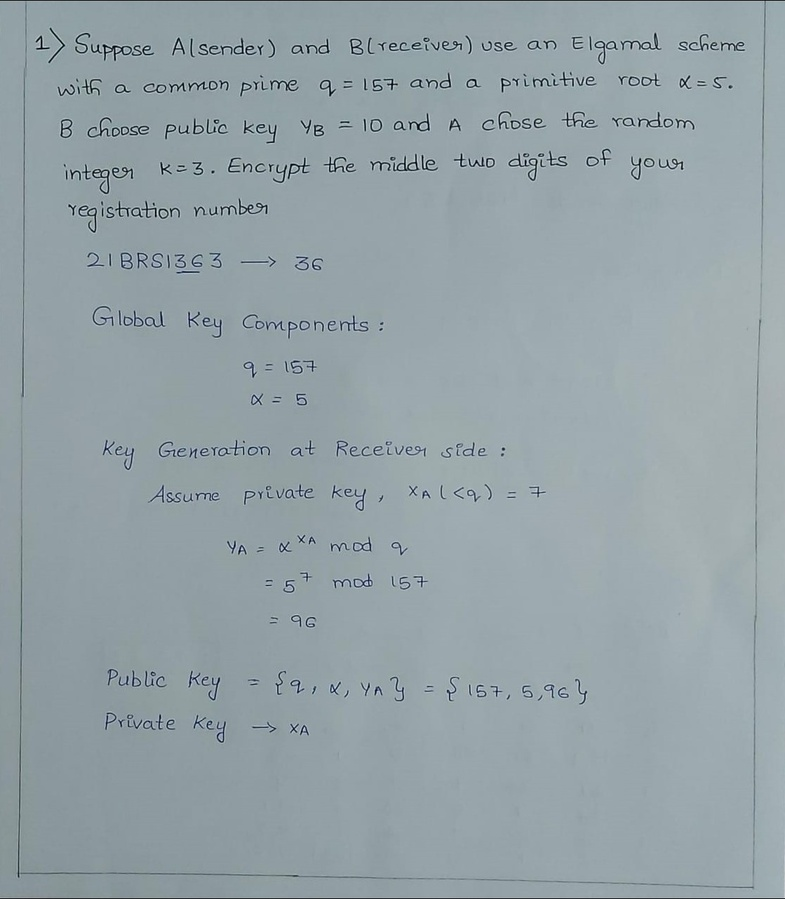
#> input picture Splitting/l11.jpg, 785 x 899 px, shrunk from 1119 x 1282 before the run
$ python split_letters1.py
#> lines starting #> are read from the running program, lines starting #| are printed output that depends on the picture; after the words box and inside, x2 and y2 are one past the last pixel; in counts of white or black regions, pixels touching at a corner belong together
import cv2
import numpy as np
import math
import os
import shutil

# Function to deskew the image
def deskew_image(thresh_img):
    angles = [-5, 5, -10, 10, -15, 15]
    desk = []
    for angle in angles:
        # Rotate the image to deskew it
        (h, w) = thresh_img.shape
        M = cv2.getRotationMatrix2D((w // 2, h // 2), angle, 1.0)
        deskewed = cv2.warpAffine(thresh_img, M, (w, h), flags=cv2.INTER_CUBIC, borderMode=cv2.BORDER_REPLICATE)
        desk.append(deskewed)
    return desk

# Function to preprocess the image and handle margins
def preprocess_image(image_path):
    # Read the image
    img = cv2.imread(image_path, cv2.IMREAD_GRAYSCALE)

    # Apply binary thresholding
    _, thresh = cv2.threshold(img, 128, 255, cv2.THRESH_BINARY_INV | cv2.THRESH_OTSU)
    cv2.imwrite("blah1.png", thresh)

    # Deskew the image
    deskewed = [thresh]
    deskewed.extend(deskew_image(thresh))
    # cv2.imwrite("blah.png", deskewed)
    return deskewed

# Function to split the image into lines using contour detection
def split_into_lines(thresh_img):
    # Find contours of the text regions
    contours, _ = cv2.findContours(thresh_img[1], cv2.RETR_EXTERNAL, cv2.CHAIN_APPROX_SIMPLE)

    # Sort contours top-to-bottom to maintain reading order
    bounding_boxes = [cv2.boundingRect(contour) for contour in contours]
    sorted_boxes = sorted(bounding_boxes, key=lambda box: box[1])

    lines = []
    for box in sorted_boxes:
        x, y, w, h = box
        lines.append((y, y + h, x, x + w))

    return lines

# Function to split a line into letters using contours
def split_line_into_letters(thresh_img, line):
    # Crop the line from the image
    line_img = thresh_img[line[0]:line[1], line[2]:line[3]]

    # Find contours for letters within the line
    contours, _ = cv2.findContours(line_img, cv2.RETR_EXTERNAL, cv2.CHAIN_APPROX_SIMPLE)

    # Sort contours left-to-right to maintain reading order
    bounding_boxes = [cv2.boundingRect(contour) for contour in contours]
    sorted_boxes = sorted(bounding_boxes, key=lambda box: box[0])

    return sorted_boxes, line_img

# Function to extract and save individual letters
def extract_letters(image_path, output_folder):
    # minw, minh = 1000, 1000
    # size = []
    # Preprocess the image
    thresh_img = preprocess_image(image_path)
#> in preprocess_image, `_, thresh = cv2.threshold(img, 128, 255, cv2.THRESH_BINARY_INV | cv2.T..`:
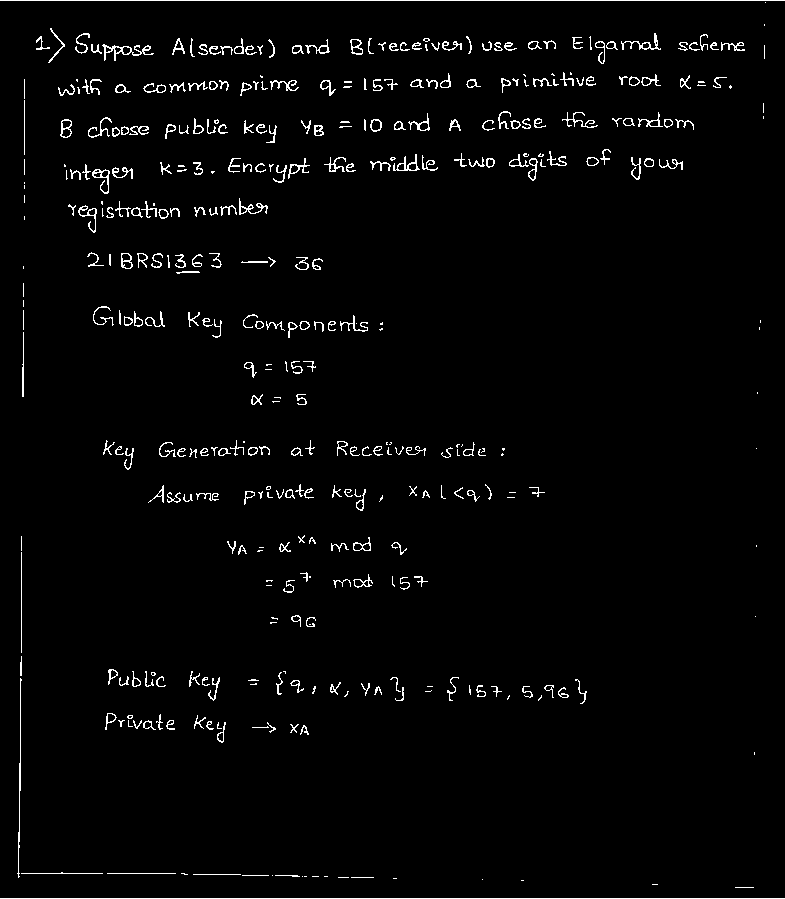
#> thresh: shape (899, 785); 2.4% white in thin lines or dots
#> the loop in deskew_image, `for angle in angles:` made 6 passes
#> pass 1, in deskew_image, `deskewed = cv2.warpAffine(thresh_img, M, (w, h), flags=cv2.INTER_CUBIC..`:
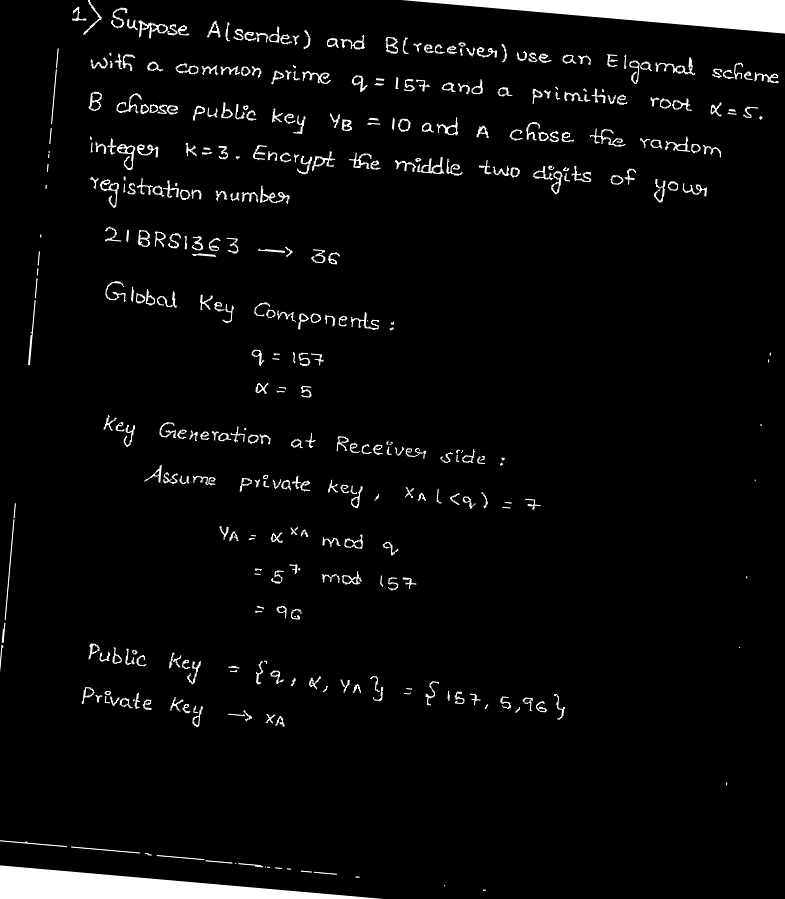
#> deskewed: shape (899, 785); min 0, max 255, mean 10.3
#> pass 2, in deskew_image, `deskewed = cv2.warpAffine(thresh_img, M, (w, h), flags=cv2.INTER_CUBIC..`:
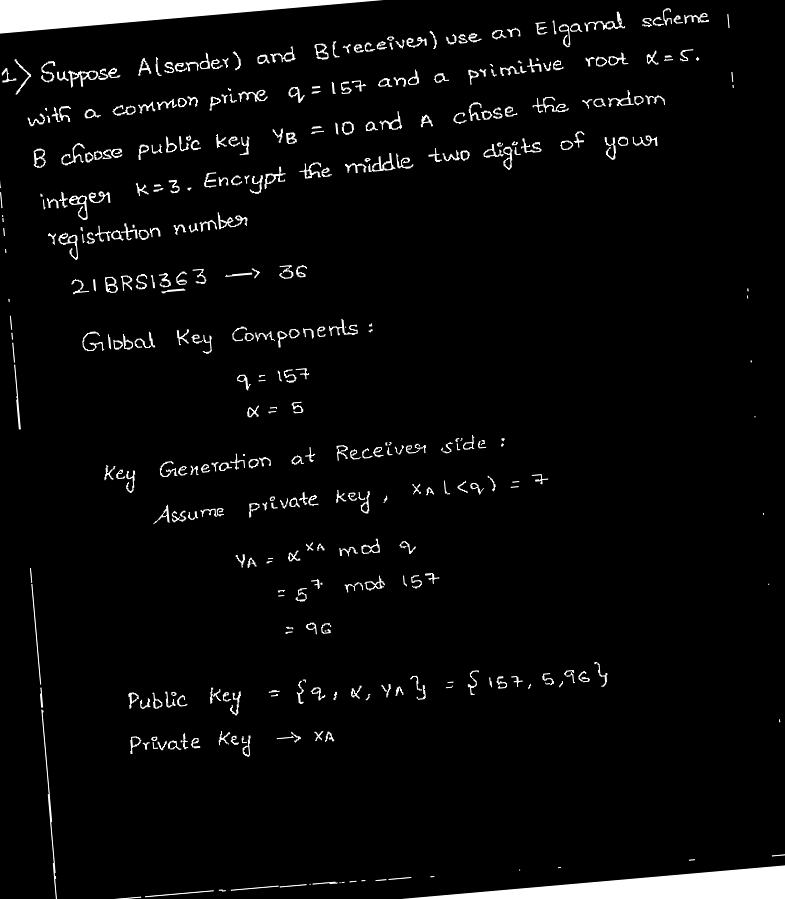
#> deskewed: shape (899, 785); min 0, max 255, mean 10.4
#> pass 3, in deskew_image, `deskewed = cv2.warpAffine(thresh_img, M, (w, h), flags=cv2.INTER_CUBIC..`:
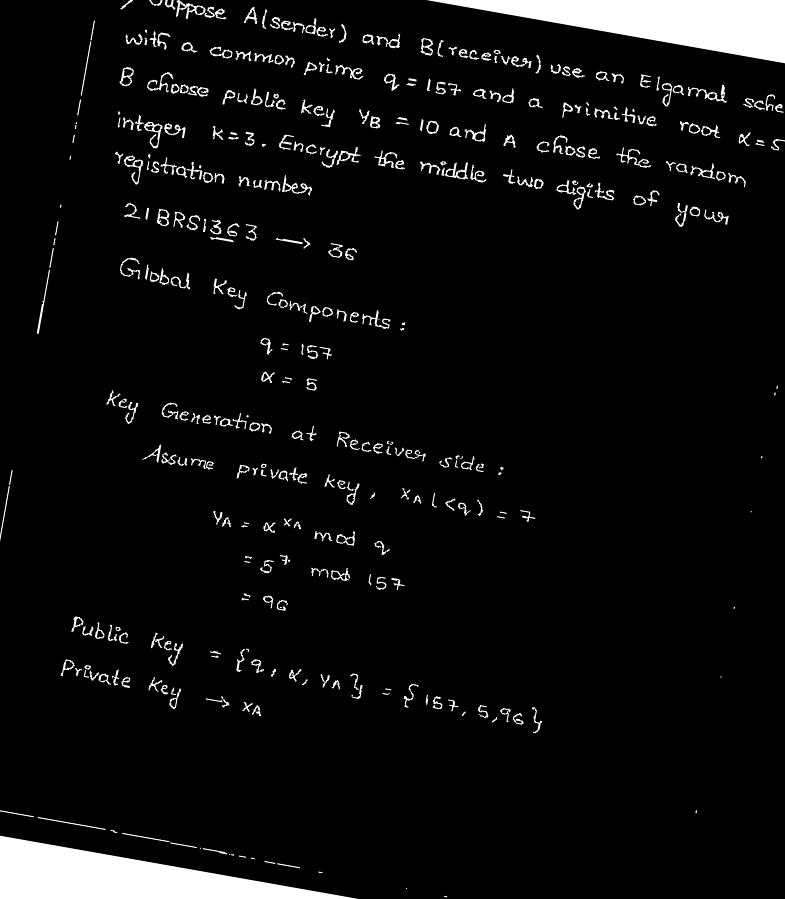
#> deskewed: shape (899, 785); min 0, max 255, mean 13.7
#> after the loop in deskew_image, `for angle in angles:`: desk = 6 items
#> thresh_img = 7 items

    # Split image into lines
    lines = split_into_lines(thresh_img)
#> in split_into_lines, `contours, _ = cv2.findContours(thresh_img[1], cv2.RETR_EXTERNAL, cv2.C..`: contours = 312 contours, 111 with area under 20; largest, box (x1, y1, x2, y2) and area: (0, 865, 384, 899) 6248, (401, 0, 785, 34) 6248, (89, 135, 160, 171) 507, (126, 18, 191, 40) 488, (115, 92, 179, 116) 471
#> in split_into_lines, `bounding_boxes = [cv2.boundingRect(contour) for contour in contours]`: bounding_boxes = 312 items, first 6: (482, 888, 5, 4), (443, 884, 4, 3), (354, 875, 7, 4), (299, 870, 39, 6), (286, 867, 6, 4), (274, 866, 9, 3)
#> in split_into_lines, `sorted_boxes = sorted(bounding_boxes, key=lambda box: box[1])`: sorted_boxes = 312 items, first 6: (401, 0, 384, 34), (82, 0, 21, 36), (71, 5, 17, 17), (111, 6, 18, 24), (95, 15, 1, 1), (75, 16, 1, 1)
#> the loop in split_into_lines, `for box in sorted_boxes:` made 312 passes
#> after the loop in split_into_lines, `for box in sorted_boxes:`: lines = 312 items, first 6: (0, 34, 401, 785), (0, 36, 82, 103), (5, 22, 71, 88), (6, 30, 111, 129), (15, 16, 95, 96), (16, 17, 75, 76)
    letter_count = 0
    for idx, line in enumerate(lines):
        # Split each line into letters
        letters, line_img = split_line_into_letters(thresh_img[0], line)
        cv2.imwrite(f"{output_folder}/line_{idx}.png", line_img)
        for jdx, (x, y, w, h) in enumerate(letters):
            # minh = min(minh, h)
            # size.append([h, w])
            # minw = min(minw, w)
            # Extract the letter image
            letter_img = line_img[y:y + h, x:x + w]
            # Save the letter image
            letter_filename = f"{output_folder}/letter_{idx}_{jdx}_{h}_{w}.png"
            cv2.imwrite(letter_filename, letter_img)
            letter_count += 1
#> this loop made 312 passes
#> pass 1, in split_line_into_letters, `line_img = thresh_img[line[0]:line[1], line[2]:line[3]]`:
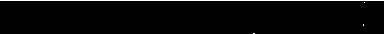
#> line_img: shape (34, 384); 3% white in thin lines or dots
#> pass 2, in split_line_into_letters (call 2), `line_img = thresh_img[line[0]:line[1], line[2]:line[3]]`:
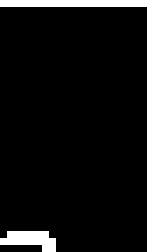
#> line_img: shape (36, 21) (shown 7 times larger); 4.9% white in thin lines or dots
#> after the loop, letter_count = 271
    print(f"Extracted {letter_count} letters.")
#| Extracted 271 letters.

    # print(minh, minw, sep = "  ")
    # print(size)

# Example usage
# image_path = 'path_to_image.png'  # Path to your image containing text
output_folder = 'output_letters_1'  # Folder where the extracted letters will be saved

if os.path.exists(output_folder):
    shutil.rmtree(output_folder)
os.makedirs(output_folder)

# Call the function to extract letters
# extract_letters("k1.jpg", output_folder)
# extract_letters("a1.jpg", output_folder)
extract_letters("l11.jpg", output_folder)

$ run again, with Splitting/k1.jpg copied over Splitting/l11.jpg
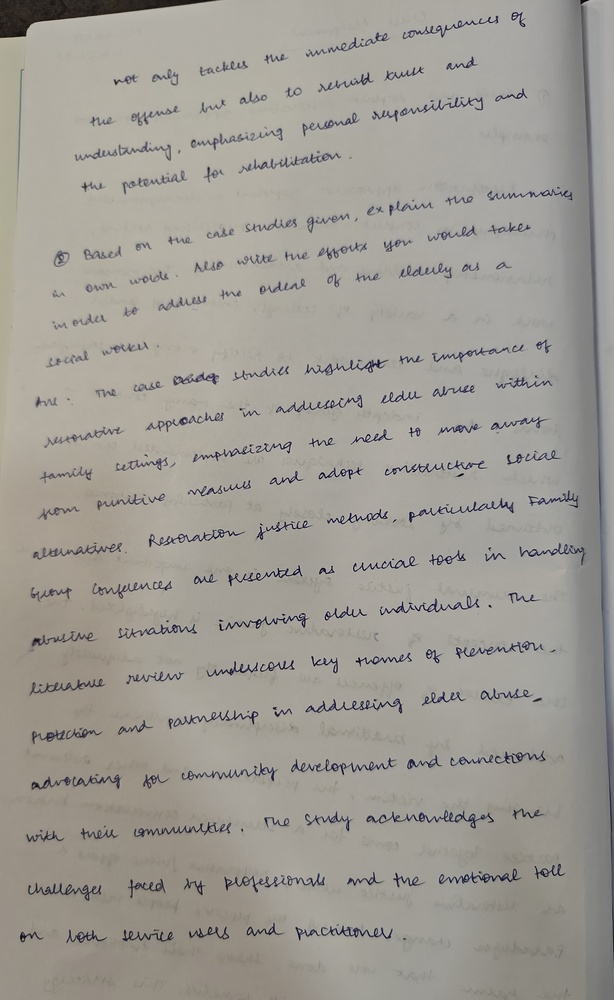
#> input picture Splitting/k1.jpg, 614 x 1000 px, shrunk from 2304 x 3750 before the run
#> in preprocess_image, `_, thresh = cv2.threshold(img, 128, 255, cv2.THRESH_BINARY_INV | cv2.T..`:
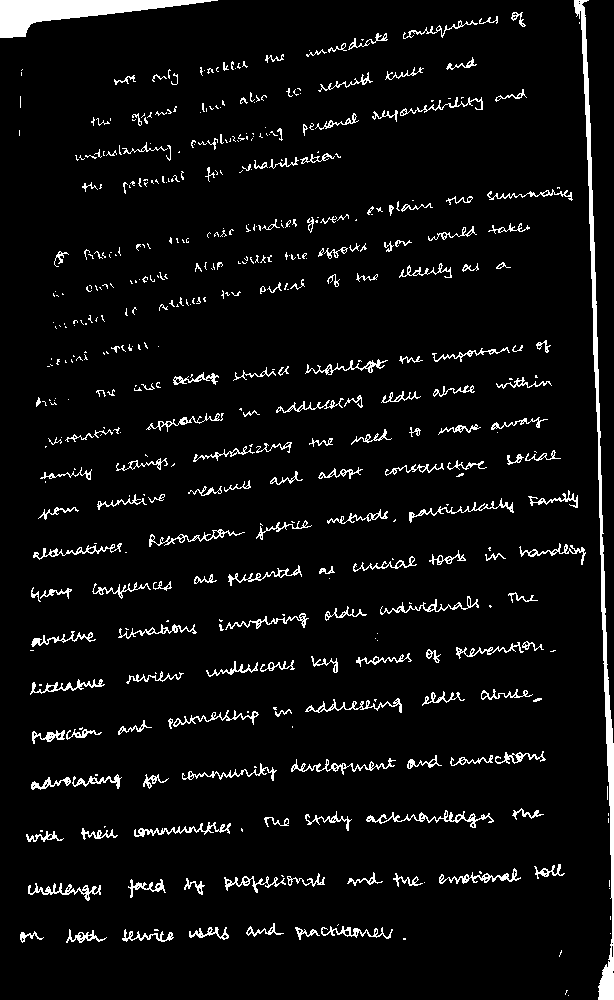
#> thresh: shape (1000, 614); 5.3% white; 470 white regions (286 under 20 px)
#> the loop in deskew_image, `for angle in angles:` made 6 passes
#> pass 3, in deskew_image, `deskewed = cv2.warpAffine(thresh_img, M, (w, h), flags=cv2.INTER_CUBIC..`:
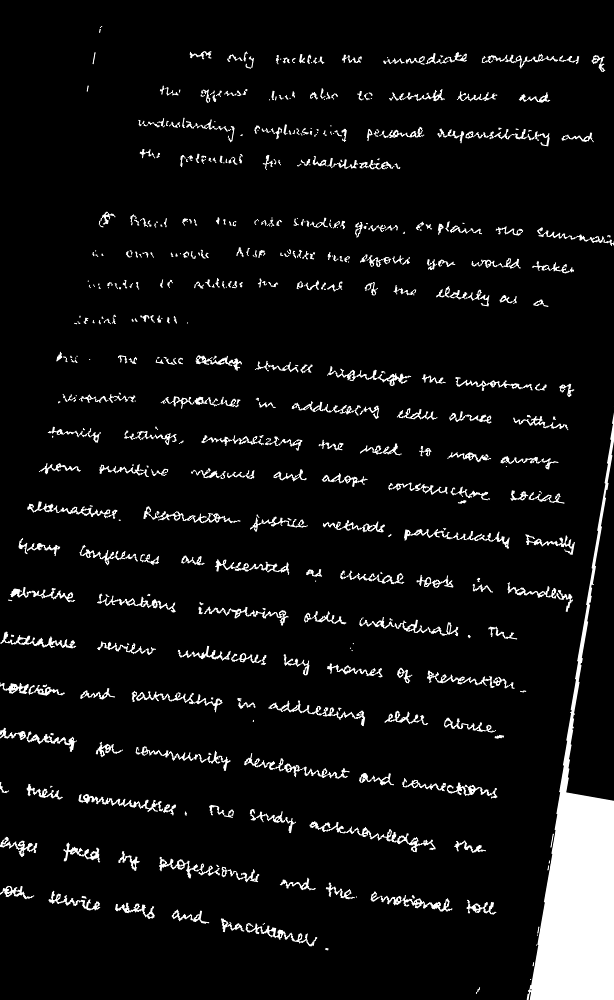
#> deskewed: shape (1000, 614); min 0, max 255, mean 16.8
#> after the loop in deskew_image, `for angle in angles:`: desk = 6 items
#> thresh_img = 7 items
#> in split_into_lines, `contours, _ = cv2.findContours(thresh_img[1], cv2.RETR_EXTERNAL, cv2.C..`: contours = 308 contours, 132 with area under 20; largest, box (x1, y1, x2, y2) and area: (559, 227, 614, 1000) 10360, (0, 0, 86, 16) 821, (336, 817, 467, 843) 707, (190, 867, 294, 889) 702, (257, 924, 356, 946) 612
#> in split_into_lines, `bounding_boxes = [cv2.boundingRect(contour) for contour in contours]`: bounding_boxes = 308 items, first 6: (517, 969, 6, 9), (363, 943, 5, 5), (305, 938, 1, 1), (302, 927, 1, 1), (299, 925, 3, 2), (257, 924, 99, 22)
#> in split_into_lines, `sorted_boxes = sorted(bounding_boxes, key=lambda box: box[1])`: sorted_boxes = 308 items, first 6: (141, 0, 1, 1), (131, 0, 1, 1), (112, 0, 2, 2), (100, 0, 5, 2), (89, 0, 6, 2), (0, 0, 86, 16)
#> the loop in split_into_lines, `for box in sorted_boxes:` made 308 passes
#> after the loop in split_into_lines, `for box in sorted_boxes:`: lines = 308 items, first 6: (0, 1, 141, 142), (0, 1, 131, 132), (0, 2, 112, 114), (0, 2, 100, 105), (0, 2, 89, 95), (0, 16, 0, 86)
#> the loop in extract_letters, `for idx, line in enumerate(lines):` made 308 passes
#> (line, contours in split_line_into_letters, letters) on passes 5, 6, 9: ((0, 2, 89, 95), [[[0, 0], [0, 1], [5, 1], [5, 0]]], [(0, 0, 6, 2)]), ((0, 16, 0, 86), [[[0, 0], [0, 15], [85, 15], [85, 0]]], [(0, 0, 86, 16)]), ((39, 58, 366, 429), 2 contours, all with area under 20, [(0, 4, 4, 3), (0, 0, 22, 5)])
#> after the loop in extract_letters, `for idx, line in enumerate(lines):`: letter_count = 355
#| Extracted 355 letters.

$ run again, with Splitting/l1.jpg copied over Splitting/l11.jpg
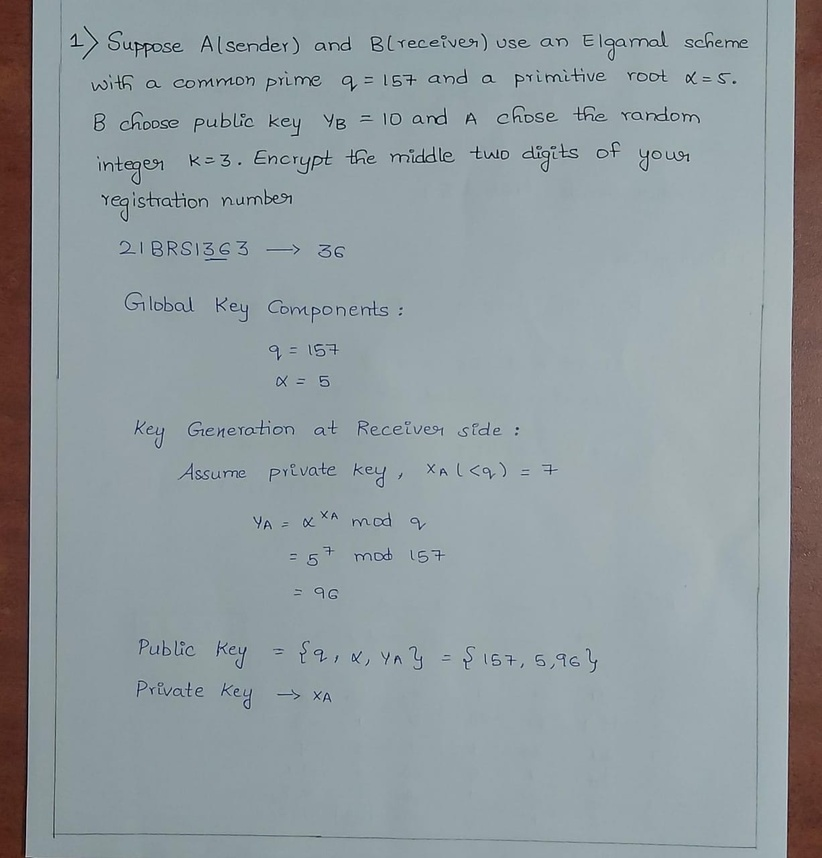
#> input picture Splitting/l1.jpg, 822 x 858 px, shrunk from 1226 x 1280 before the run
#> in preprocess_image, `_, thresh = cv2.threshold(img, 128, 255, cv2.THRESH_BINARY_INV | cv2.T..`:
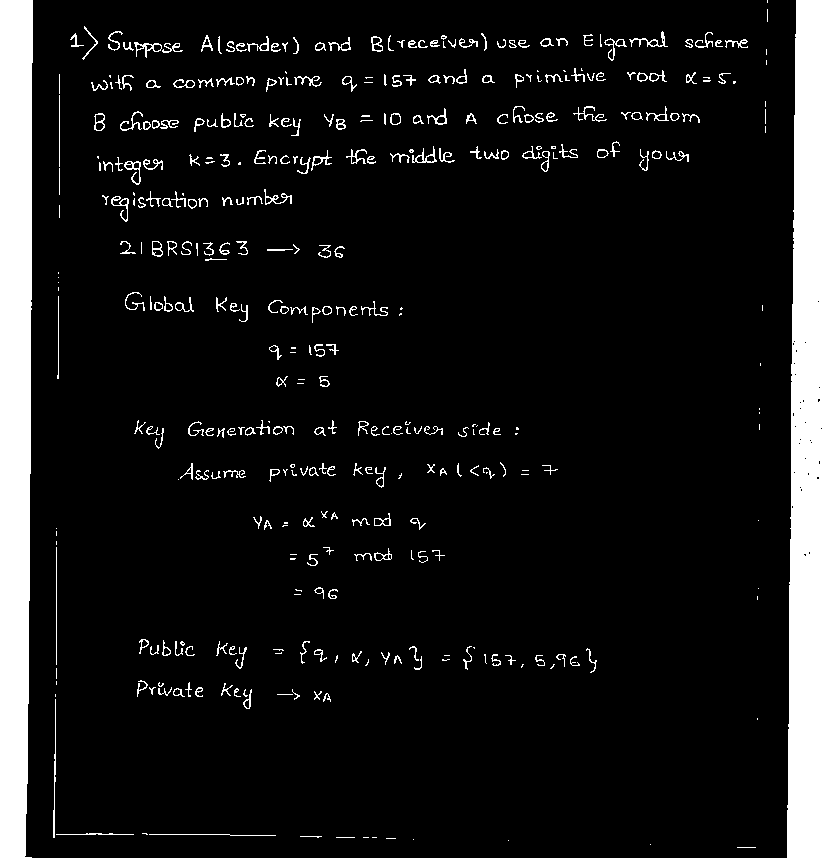
#> thresh: shape (858, 822); 9.5% white; 390 white regions (117 under 20 px)
#> after the loop in deskew_image, `for angle in angles:`: desk = 6 items
#> thresh_img = 7 items
#> in split_into_lines, `contours, _ = cv2.findContours(thresh_img[1], cv2.RETR_EXTERNAL, cv2.C..`: contours = 306 contours, 93 with area under 20; largest, box (x1, y1, x2, y2) and area: (751, 138, 822, 858) 25256, (0, 0, 70, 733) 25072, (138, 132, 189, 163) 472, (146, 87, 208, 109) 444, (168, 18, 218, 38) 350
#> in split_into_lines, `bounding_boxes = [cv2.boundingRect(contour) for contour in contours]`: bounding_boxes = 306 items, first 6: (470, 846, 3, 3), (376, 836, 4, 4), (349, 833, 13, 4), (326, 830, 17, 5), (299, 828, 22, 5), (264, 823, 24, 7)
#> in split_into_lines, `sorted_boxes = sorted(bounding_boxes, key=lambda box: box[1])`: sorted_boxes = 306 items, first 6: (801, 0, 6, 37), (114, 0, 20, 34), (0, 0, 70, 733), (104, 4, 15, 17), (141, 6, 19, 21), (105, 7, 1, 1)
#> the loop in split_into_lines, `for box in sorted_boxes:` made 306 passes
#> after the loop in split_into_lines, `for box in sorted_boxes:`: lines = 306 items, first 6: (0, 37, 801, 807), (0, 34, 114, 134), (0, 733, 0, 70), (4, 21, 104, 119), (6, 27, 141, 160), (7, 8, 105, 106)
#> the loop in extract_letters, `for idx, line in enumerate(lines):` made 306 passes
#> (line, contours in split_line_into_letters, letters) on passes 1, 2, 12: ((0, 37, 801, 807), [[[0, 0], [0, 36], [5, 36], [5, 0]]], [(0, 0, 6, 37)]), ((0, 34, 114, 134), 1 contour, all with area under 20, [(0, 31, 9, 3)]), ((24, 41, 259, 305), 2 contours, all with area under 20, [(7, 12, 3, 5), (34, 13, 4, 4)])
#> pass 3, in split_line_into_letters (call 3), `line_img = thresh_img[line[0]:line[1], line[2]:line[3]]`:
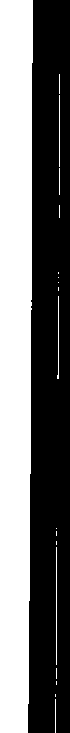
#> line_img: shape (733, 70); 45% white; 18 white regions (11 under 20 px), largest, box (x1, y1, x2, y2) and area: (0, 0, 33, 733) 22672, (56, 547, 57, 665) 118, (57, 296, 59, 379) 87
#> after the loop in extract_letters, `for idx, line in enumerate(lines):`: letter_count = 282
#| Extracted 282 letters.
